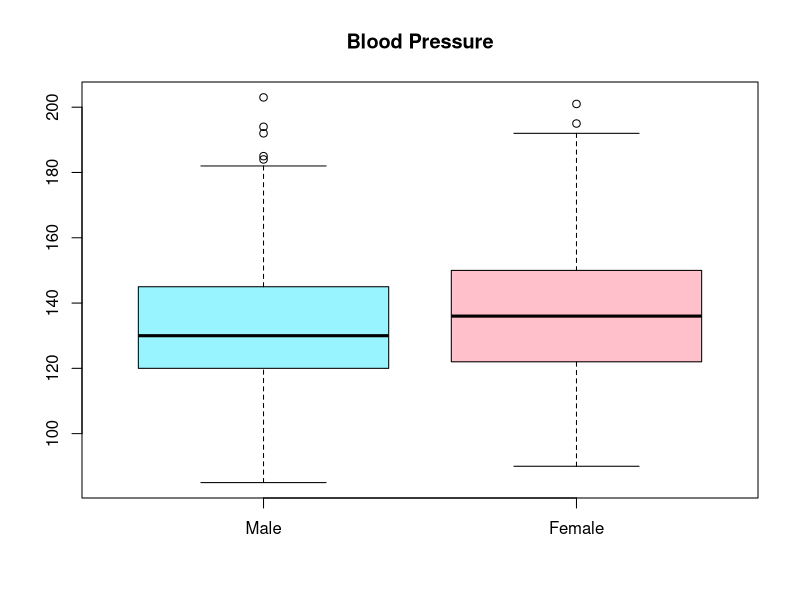
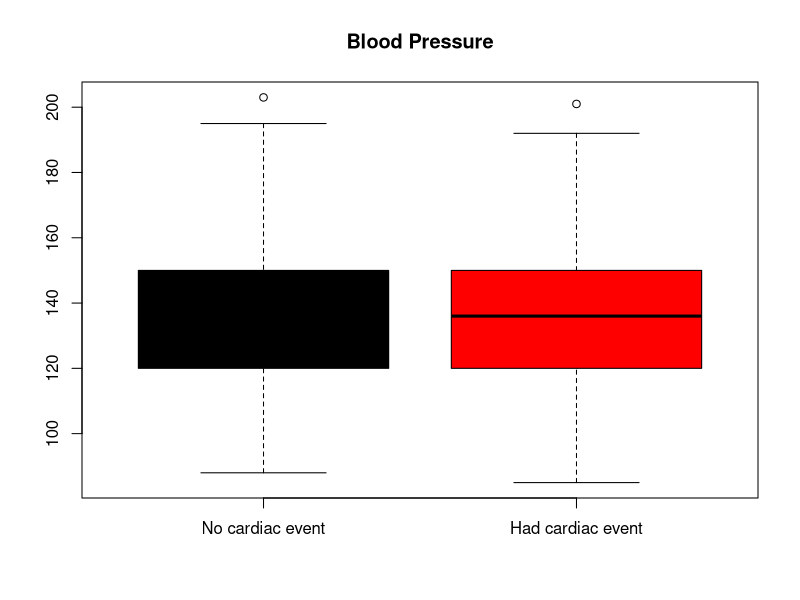
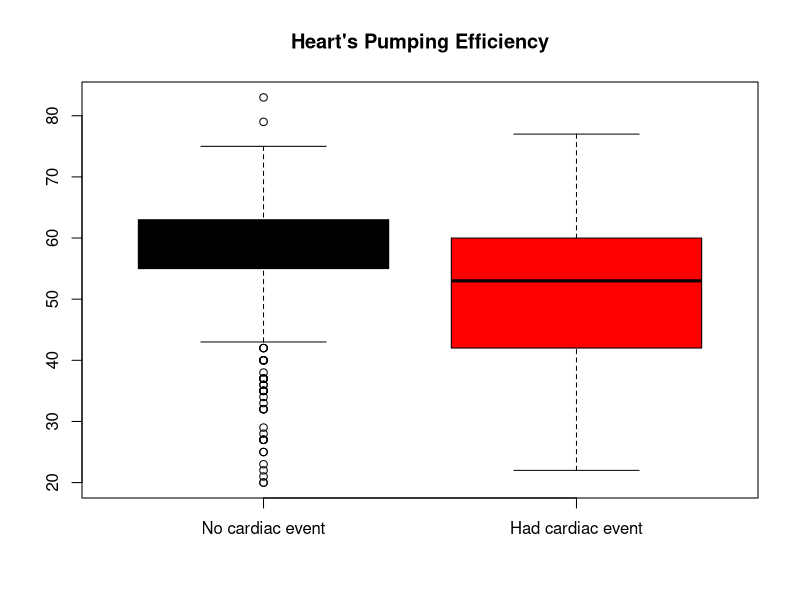
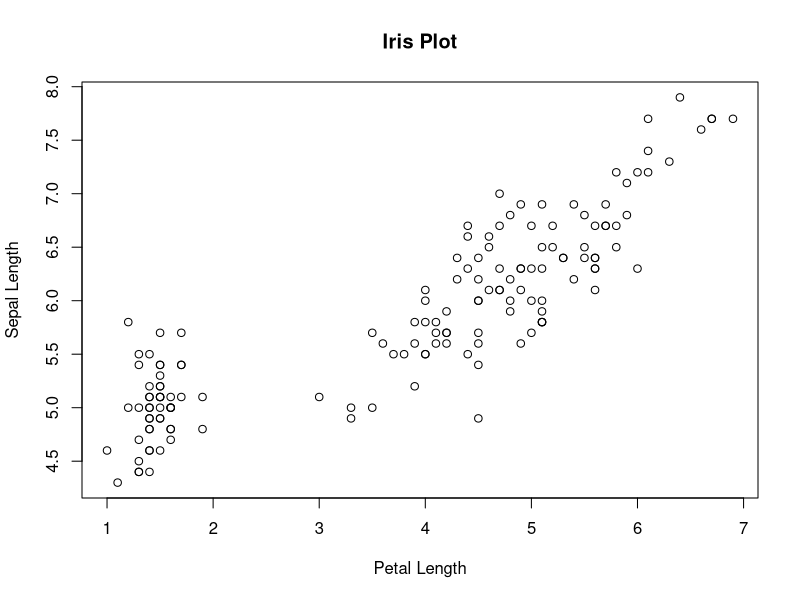
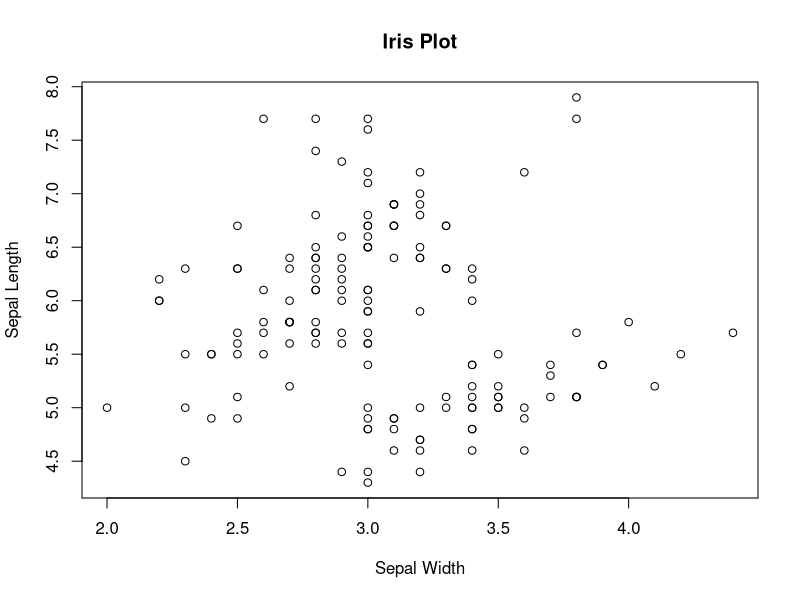

Source code (R) for these figures, in order:
# CS3130 hw7.r
#
# Name:	Jeff Souza
# uNID:	u0402450

#----------------------------------------------------------------------#
# Question 1a: hypothesis					       #
#                                                                      #
#    null hypothesis:                                                  #
#       Women have the same resting blood pressure as men              #
#                                                                      #
#    alternate hyopthesis:					       #
#       Women have on average lower resting blood pressure than men    #
#                                                                      #
#----------------------------------------------------------------------#

cardiac = read.csv("cardiac.dat")

#----------------------------------------------------------------------#
# Question 1b: boxplots     					       #
#                                                                      #
#----------------------------------------------------------------------#

# setup our data
#    basebp = base blood pressure
#    gender: male = 0, female = 1
maleBP = cardiac$basebp[cardiac$gender == 0]
femaleBP = cardiac$basebp[cardiac$gender == 1]

# make the boxplots
boxplot(maleBP,femaleBP,col=c("cadetblue1","pink"),names=c("Male","Female"),main="Blood Pressure")

#----------------------------------------------------------------------#
# Question 1c: t-test						       #
#                                                                      #
#----------------------------------------------------------------------#

n = length(maleBP)
m = length(femaleBP)

sp = ((n-1) * var(maleBP) + (m-1) * var(femaleBP)) / (n+m-2)*(1/n+1/m)
tStat = (mean(maleBP) - mean(femaleBP)) / sqrt(sp)
p = (1-pt(abs(tStat), df = n+m-2)) + pt(-abs(tStat), df=n+m-2)

# answers
tStat   # -3.240228
p       # .001265731

# since p < alpha (.05)
# YES. We reject the null hypothesis

#----------------------------------------------------------------------#
# Question 1da: hypothesis					       #
#                                                                      #
#    null hypothesis:                                                  #
#       People with history of atleast 1 cardiac event have the        # 
#       same average resting blood pressure as those without           #
#                                                                      #
#    alternate hyopthesis:					       #
#       People with history of atleast 1 cardiac event have            #
#	a higher average blood pressure than those without             #
#                                                                      #
#----------------------------------------------------------------------#

#----------------------------------------------------------------------#
# Question 1db: boxplots     					       #
#                                                                      #
#----------------------------------------------------------------------#

# setup our data
normalBP = cardiac$basebp[cardiac$any.event == 1]
afflictedBP = cardiac$basebp[cardiac$any.event == 0]

# make the boxplots
boxplot(normalBP,afflictedBP,col=c("black","red"),names=c("No cardiac event","Had cardiac event"),main="Blood Pressure")

#----------------------------------------------------------------------#
# Question 1dc: t-test						       #
#                                                                      #
#----------------------------------------------------------------------#

n = length(normalBP)
m = length(afflictedBP)

sp = ((n-1) * var(normalBP) + (m-1) * var(afflictedBP)) / (n+m-2)*(1/n+1/m)
tStat = (mean(normalBP) - mean(afflictedBP)) / sqrt(sp)
p = (1-pt(abs(tStat), df = n+m-2)) + pt(-abs(tStat), df=n+m-2)

# answers
tStat   # -0.7797902
p       # .4358462

# since p < alpha (.05)
# NO. We fail to reject the null hypothesis


#----------------------------------------------------------------------#
# Question 1ea: hypothesis					       #
#                                                                      #
#    null hypothesis:                                                  #
#       People with history of atleast 1 cardiac event have the        # 
#       same effieicnecy of heart pumping as those without             #
#                                                                      #
#    alternate hyopthesis:					       #
#       People with history of atleast 1 cardiac event have            #
#	a higher average blood pressure than those without             #
#                                                                      #
#----------------------------------------------------------------------#

#----------------------------------------------------------------------#
# Question 1eb: boxplots     					       #
#                                                                      #
#----------------------------------------------------------------------#

# setup our data
normalEF = cardiac$baseEF[cardiac$any.event == 1]
afflictedEF = cardiac$baseEF[cardiac$any.event == 0]

# make the boxplots
boxplot(normalEF,afflictedEF,col=c("black","red"),names=c("No cardiac event","Had cardiac event"),main="Heart's Pumping Efficiency")

#----------------------------------------------------------------------#
# Question 1ec: t-test						       #
#                                                                      #
#----------------------------------------------------------------------#

n = length(normalEF)
m = length(afflictedEF)

sp = ((n-1) * var(normalEF) + (m-1) * var(afflictedEF)) / (n+m-2)*(1/n+1/m)
tStat = (mean(normalEF) - mean(afflictedEF)) / sqrt(sp)
p = (1-pt(abs(tStat), df = n+m-2)) + pt(-abs(tStat), df=n+m-2)

# answers
tStat   # 5.5142
p       # 5.373585e-08

# since p < alpha (.05)
# YES we reject the null hypothesis


#----------------------------------------------------------------------#
# Question 2a: hypothesis					       #
#    null hypothesis:                                                  #
#       there is no correlation between petal and sepal lengths        #
#    alternative hypothesis:					       #
#       long petal irises have long sepals                             #
#       short petal irises have short sepals                           #
#                                                                      #
#----------------------------------------------------------------------#

#----------------------------------------------------------------------#
# Question 2b: scatterplot					       #
#                                                                      #
#----------------------------------------------------------------------#

x = iris$Petal.Length
y = iris$Sepal.Length

plot(x,y,xlab="Petal Length",ylab="Sepal Length",main="Iris Plot")

#----------------------------------------------------------------------#
# Question 2c: critical value  	        	                       #
#                                                                      #
#----------------------------------------------------------------------#

criticalValue = qnorm(0.95)
criticalValue # 1.644854

#----------------------------------------------------------------------#
# Question 2d: t statistic					       #
#                                                                      #
#----------------------------------------------------------------------#

n = length(x)
r = cor(x,y)
t = r*sqrt((n-2)/(1-r^2))
t # 21.64602 

#----------------------------------------------------------------------#
# Question 2e: p value					       #
#                                                                      #
#----------------------------------------------------------------------#

p = 1 - pt(t, df = 2*n-2) 
p # 0


#----------------------------------------------------------------------#
# Question 2f: hypothesis					       #
#    null hypothesis:                                                  #
#       there is no correlation between sepal length and width         #
#    alternative hypothesis:					       #
#       long sepal irises have skinny sepals                           #
#       short sepal irises have fat sepals                             #
#                                                                      #
#----------------------------------------------------------------------#

#----------------------------------------------------------------------#
# Question 2gb: scatterplot					       #
#                                                                      #
#----------------------------------------------------------------------#

x = iris$Sepal.Width
y = iris$Sepal.Length

plot(x,y,xlab="Sepal Width",ylab="Sepal Length",main="Iris Plot")

#----------------------------------------------------------------------#
# Question 2gc: critical value  	        	                       #
#                                                                      #
#----------------------------------------------------------------------#

criticalValue = qnorm(0.95)
criticalValue # 1.644854

#----------------------------------------------------------------------#
# Question 2gd: t statistic					       #
#                                                                      #
#----------------------------------------------------------------------#

n = length(x)
r = cor(x,y)
t = r*sqrt((n-2)/(1-r^2))
t # -1.440287 

#----------------------------------------------------------------------#
# Question 3a: faithful regression				       #
#                                                                      #
#----------------------------------------------------------------------#

my.regression = function(x,y) {
   slope = cov(x,y) / var(x)
   intercept = (mean(y) - (slope * mean(x)))
   return(list(i=intercept, s=slope))
}

regression = my.regression(faithful$waiting, faithful$eruptions)

intercept = regression$i
intercept # -1.874016

slope = regression$s
slope # .07562795


#----------------------------------------------------------------------#
# Question 3b: estimate eruption				       #
#                                                                      #
#----------------------------------------------------------------------#

time = 82
eruption = time * slope + intercept
eruption # 4.327476


#----------------------------------------------------------------------#
# Question 3c: check regression					       #
#                                                                      #
#----------------------------------------------------------------------#

linearmodel = lm(eruptions ~ waiting, data=faithful)


#----------------------------------------------------------------------#
# Question 3d: p value						       #
#                                                                      #
#----------------------------------------------------------------------#

summary(linearmodel) # p-value < 2.2e-16

# Conclusion: Reject null hypothesis.
#             Wait time is definitely correlated with eruption size.
